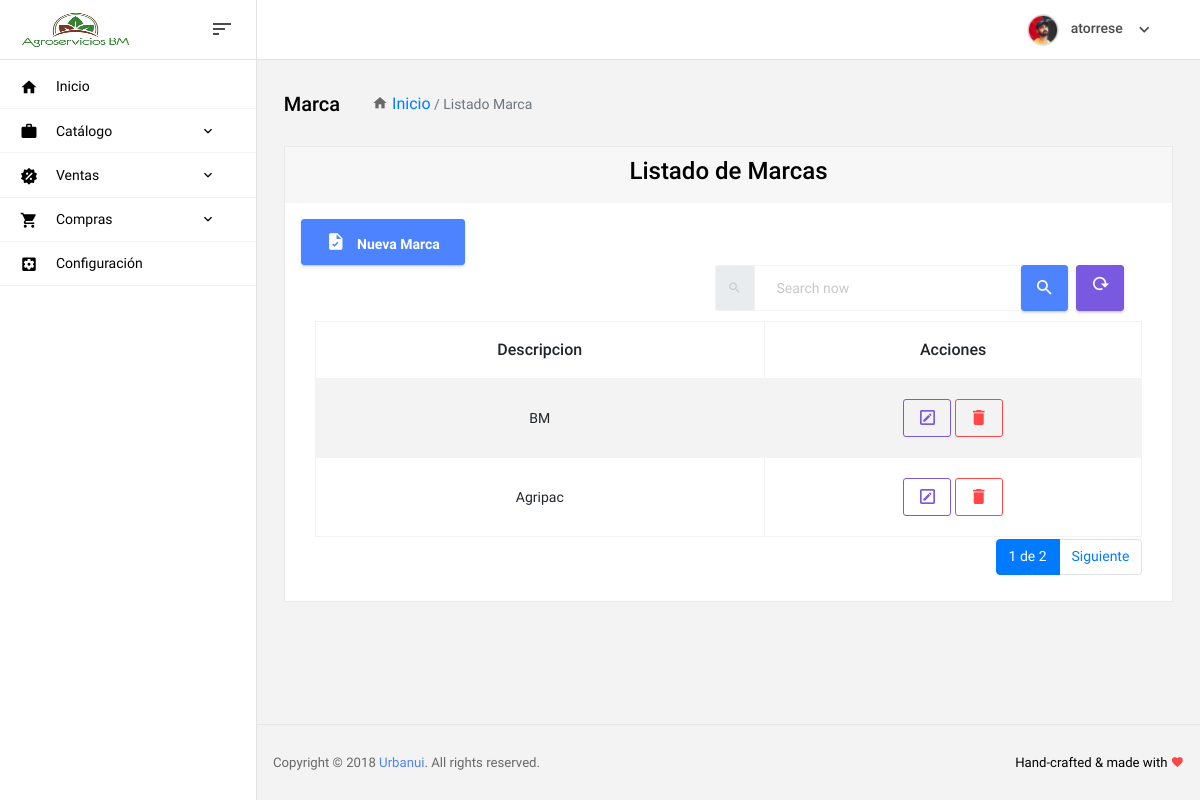
The page /catalog/mark/ (signed in) on the database its author committed.
### security/models.py (models this page shows, shortened)
class Business(models.Model):
    name = models.CharField(max_length=100)
    alias = models.CharField(max_length=20)
    description = models.CharField(max_length=200, blank=True)
    icon = models.ImageField(upload_to='media/Business/icon/',null=False,blank=False,error_messages={'required':'Cargar Un Imagen Para El icono de la Empresa'})
    def  Icon(self):
        if self.icon:
            return mark_safe('<img src="%s" style="width:45px; height:45px;"/>'%self.icon.url)
        else:
            return 'imagen no disponible'
    icon.short_description='Icon'
    class Meta:
        verbose_name = 'Empresa'
        verbose_name_plural = 'Empresas'

class GroupModule(models.Model):
    name = models.CharField(max_length=100)
    descripcion = models.CharField(max_length=200, blank=True)
    icon = models.CharField(null=True,blank=True,max_length=100)
    modules = models.ManyToManyField(Module)
    groups = models.ManyToManyField(Group)
    priority = models.IntegerField(null=True, blank=True)
    class Meta:
        verbose_name = 'Grupo de Módulos'
        verbose_name_plural = 'Grupos de Módulos'
        ordering = ('priority',)

class Module(models.Model):
    url = models.CharField(max_length=100)
    name = models.CharField(max_length=100)
    icon = models.CharField(max_length=100)
    description = models.CharField(max_length=100)
    available = models.BooleanField(default=True)
    order = models.IntegerField(default=0)
    class Meta:
        verbose_name = 'Módulo'
        verbose_name_plural = 'Módulos'
        ordering = ('order',)

### catalog/models.py (models this page shows)
class Mark(ModelBase):
    Name = models.CharField(verbose_name='Marca', max_length=100,unique=True)
    '''Image = models.ImageField()
    Image = models.ImageField(upload_to='media/mark/icon/',null=False,blank=False,error_messages={'required':'Cargar Un Imagen Para El icono de la Empresa'})

    def  Icon(self):
        if self.icon:
            return mark_safe('<img src="%s" style="width:45px; height:45px;"/>'%self.icon.url)
        else:
            return 'imagen no disponible'
    icon.short_description='Icon'''
    def __str__(self):
        return '{}'.format(self.Name)
    class Meta:
        verbose_name='Marca'
        verbose_name_plural='Marcas'
        ordering= ('Name',)

### catalog/mark/views.py (the view)
class Index(LoginRequiredMixin, ListView, OldDataMixin):
    template_name = 'catalog/marks/index.html'
    model = Mark
    paginate_by = 2
    context_object_name = 'marks'
    attributes = {'search':''}
    def get_queryset(self):
        search = self.get_old_data('search')
        return  Mark.objects.filter(Name__icontains = search,status= True).order_by('-created_at')
    def get_context_data(self, *, object_list=None, **kwargs):
        context = super(Index,self).get_context_data(**kwargs)
        Add_Data(context)
        return self.get_all_olds_datas(context = context,attributes = self.attributes)
    def get(self, request, *args, **kwargs):
        response = super(Index,self).get(request,*args,**kwargs)
        if self.request.is_ajax():
            marks = self.get_queryset()
            data={}
            if marks:
                data = [{'id': mark.pk, 'value': mark.Name} for mark in marks]
            return JsonResponse({'data': data})
        return response

### security/business/forms.py (shortened to what this page needs)
class BusinessForm(forms.ModelForm):
    name = forms.CharField(min_length=4)
    alias = forms.CharField(min_length=1)
    description = forms.CharField()
    icon = forms.FileField
    class Meta:
        model = Business
        fields  = ['name','alias','description','icon']

### SGAGRO/funciones.py (called while the page is built)
def Add_Data(context):
    context['GroupModules'] = GroupModule.objects.all().order_by('priority')
    b=Business.objects
    context['Business']= b.first() if b.exists() else None
    context['formBusiness']= BusinessForm(instance=b.first() )if b.exists() else None
    context['now'] = datetime.now().date()

### utils/mixins.py (called while the page is built)
    def get_old_data(self, name, value=''):
        return self.request.GET[name] if name in self.request.GET else value

    def get_all_olds_datas(self, context, attributes):
        for key, value in attributes.items():
            context[key] = self.get_old_data(key, value)
        return context

### templates/catalog/marks/index.html (shortened to what this page needs)
{% extends 'layout/base.html' %}
{% load static %}
{% block content %}
    <div class="container-fluid">
        {% include 'shared/_urlnav.html' with main=0 nameModel='Marca' %}
        <div class="row">
            <div class="col-xl-12">
        <div class="card card-shadow mb-4">
            <div class="card-header border-0">
                <div class="custom-title-wrap bar-primary text-md-centerm text-center">
                    <div class="custom-title"><h3>Listado de Marcas</h3></div>
                </div>
            </div>
            {% include 'shared/_button-new.html' with btnText='Nueva Marca' btnUrl='catalog:mark.store'%}
            {% include 'catalog/marks/partials/_filters.html' %}
            <div class="card-body">
                <div class="table-responsive text-center">
                    <div id="data_table_wrapper" class="dataTables_wrapper container-fluid dt-bootstrap4">
                        <div class="row">
                            <div class="col-sm-12">
                                <table id="data_table" class="table table-bordered table-striped  data-table" cellspacing="0" role="grid" aria-describedby="data_table_info">
                                    <thead>
                                    <tr role="row" class="odd">
                                        <th class="sorting_asc" tabindex="0" aria-controls="data_table" rowspan="1" colspan="1" aria-sort="ascending" aria-label="Name: activate to sort column descending" style="width: 40px;">Descripcion</th>
                                        <th class="sorting" tabindex="0" aria-controls="data_table" rowspan="1" colspan="1" aria-label="Position: activate to sort column ascending" style="width: 30px;">Acciones</th>
                                    <tbody>
                                    {% for mark in marks %}
                                        <tr role="row" class="even">
                                            <td>{{ mark }}</td>
                                            <td>
                                                <a class="btn btn-outline-info  btn-sm form-pill btn-edit" title="Editar"
                                                   data-original-title="Editar"
                                                   href="{% url 'catalog:mark.update' pk=mark.id %}">
                                                    <i class="mdi mdi-pencil-box-outline"></i>
                                                </a>
                                                <a class="btn btn-outline-danger btn-sm form-pill btn-eliminar" title="Eliminar"
                                                   href="{% url 'catalog:mark.delete' pk=mark.id %}">
                                                    <i class="mdi mdi-delete"></i>
                                                </a>
                                            </td>
                                        </tr>
                                        {% empty %}
                                        <tr>
                                            <td colspan="2" >No existen Registros</td>
                                        </tr>
                                    {% endfor %}
                                    </tbody>
                                </table>
                            </div>
                        </div>
                        <div class="row">
                            <div class="col-sm-12 col-md-5">
                            </div>
                            <div class="col-sm-12 col-md-7">
                                {% include 'shared/_pagination.html' %}
                            </div>
                        </div>
                    </div>
                </div>
            </div>
        </div>
    </div>
        </div>
    </div>
{% endblock %}

### templates/layout/partials/_navbar.html (shortened to what this page needs)
{% load static %}
<nav class="navbar col-lg-12 col-12 p-0 fixed-top  ">
    <div class="navbar-brand-wrapper d-flex justify-content-center">
<div class="navbar-brand-inner-wrapper d-flex justify-content-between align-items-center w-100">
  <a class="navbar-brand brand-logo" href="{% url 'security:home'%}"><img src="{{Business.icon.url}}" alt="logo"/></a>  {% comment %} {% static  'SGAGRO/images/logo-mini.svg' %} {% endcomment %}
  <button class="navbar-toggler navbar-toggler align-self-center" type="button" data-toggle="minimize">
    <span class="mdi mdi-sort-variant"></span>
  </button>
</div>
</div>
<div class="navbar-menu-wrapper d-flex align-items-center justify-content-end">
<ul class="navbar-nav navbar-nav-right">
  <li class="nav-item nav-profile dropdown">
    <a class="nav-link dropdown-toggle" href="#" data-toggle="dropdown" id="profileDropdown">
      <img src="{% static  'SGAGRO/images/faces/face5.jpg' %}" alt="profile"/>
      <span class="nav-profile-name">{{user}}</span>
    </a>
  </li>
</ul>
</div>
</nav>

### templates/layout/partials/_sidebar.html (shortened to what this page needs)
<nav class="sidebar sidebar-offcanvas menu" id="sidebar">
        <ul class="nav">
          <li class="nav-item">
            <a class="nav-link" href="{% url 'security:home' %}">
              <i class="mdi mdi-home menu-icon"></i>
              <span class="menu-title">Inicio</span>
            </a>
          </li>
           {% for groupM in GroupModules %}
              <li class="nav-item">
            <a class="nav-link" data-toggle="collapse" href="#id_menu_{{ groupM.name }}" aria-expanded="false" aria-controls="id_menu_{{ groupM.name }}">
              <i class="{{ groupM.icon }} menu-icon"></i>
              <span class="menu-title">{{ groupM.name }}</span>
              <i class="menu-arrow"></i>
            </a>
          </li>
            {% endfor %}
          <li class="nav-item">
            <a class="nav-link" href="{% url 'security:setting.update' 1 %}">
              <i class="mdi mdi-settings-box menu-icon"></i>
              <span class="menu-title">Configuración</span>
            </a>
          </li>
        </ul>
      </nav>

### templates/shared/_urlnav.html (shortened to what this page needs)
<div class="d-flex mb-4">
                    <h4 class=" d-inline-block pr-3 mr-3 "> {{ nameModel }}</h4>
                   <a href="{% url 'security:home' %}"> <i class="mdi mdi-home text-muted hover-cursor"></i> Inicio </a>
                   <p class="breadcrumb-item {% if main == 0 %}active{% endif %} " aria-current="page">&nbsp;/&nbsp;{% if main == 1 %}<a href="{% url textUrl %}">Listado {{ nameModel }}</a>{% else %}Listado {{ nameModel }}{% endif %}</p>
</div>

### rows shown on the page
Business: icon (picture)
GroupModule: name "Catálogo"
GroupModule: name "Ventas"
GroupModule: name "Compras"
Module: name "Marca"
Mark: Name "BM"
Mark: Name "Agripac"

### other values the page prints
{{ user }} "atorrese"
{{ btnText }} "Nueva Marca"
{{ page_obj.number }} "1"
{{ page_obj.paginator.num_pages }} "2"
